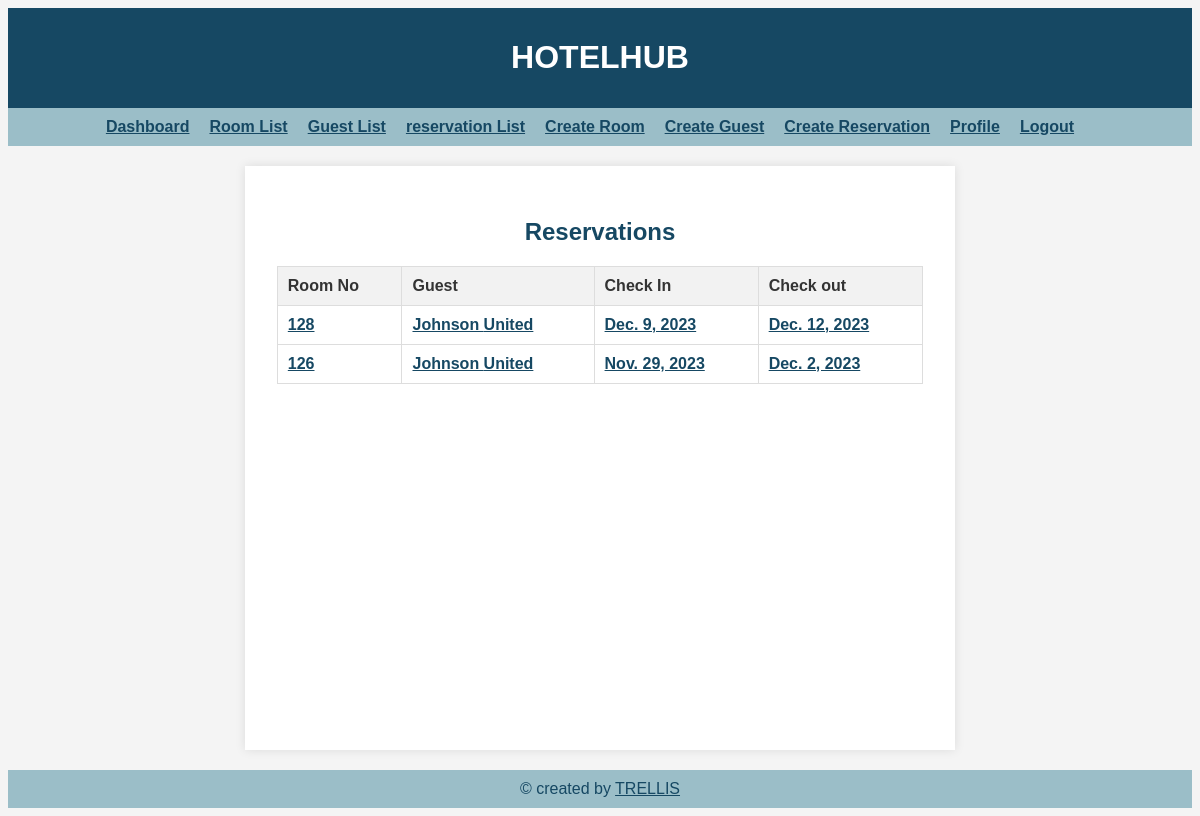
The app's page /reservations/ (signed in) with its own data.
### main/models.py (models this page shows, shortened)
class Reservation(models.Model):
    room = models.ForeignKey('room.Room', on_delete=models.CASCADE)
    guest = models.ForeignKey('guest.Guest', on_delete=models.CASCADE)
    additional = models.TextField(null=True, blank=True)
    check_in_date = models.DateField()
    check_out_date = models.DateField()

### room/models.py (models this page shows, shortened)
class Room(models.Model):
    room_number = models.CharField(max_length=10, unique=True)
    room_type = models.CharField(max_length=50)
    price_per_night = models.DecimalField(max_digits=8, decimal_places=2)
    class Meta:
        db_table = 'room_room'

### guest/models.py (models this page shows, shortened)
class Guest(models.Model):
    first_name = models.CharField(max_length=50)
    last_name = models.CharField(max_length=50)
    email = models.EmailField(unique=True)
    phone_number = models.CharField(max_length=15)
    government_id = models.CharField(max_length=15)
    address = models.TextField(max_length=200)

### main/views.py (the view)
# urls.py: path('reservations/', views.ReservationListView.as_view(), name='reservation_list'),
class ReservationListView(LoginRequiredMixin, ListView):
    model = Reservation
    paginate_by = 10
    context_object_name = "reservations"
    template_name = "reservation_list.html"
    def get_queryset(self):
        room_number = self.request.GET.get('room_number')
        if room_number:
            return Reservation.objects.filter(room__room_number=int(room_number)).order_by('-id')
        else:
            return Reservation.objects.all().order_by('-id')

### main/templates/reservation_list.html (shortened to what this page needs)
{% extends 'base.html' %}
{% block content %}
  <h2 class="titlex">Reservations</h2>
  <table>
    <thead>
      <tr>
      <th>Room No</th>
      <th>Guest</th>
      <th>Check In</th>
      <th>Check out</th>
      </tr>
    </thead>
    <tbody>
      {% for reservation in reservations %}
      <tr>
      <td><a class="linky" href="{% url 'reservation_detail' reservation.id %}">{{ reservation.room.room_number }} </a> </td>
      <td><a class="linky" href="{% url 'guest_detail' reservation.guest.id %}">{{ reservation.guest.first_name }} {{ reservation.guest.last_name }}</a></td>
      <td><a class="linky" href="{% url 'reservation_detail' reservation.id %}">{{ reservation.check_in_date }}</a></td>
      <td><a class="linky" href="{% url 'reservation_detail' reservation.id %}">{{ reservation.check_out_date }}</a></td>
      </tr>
      {% empty %}
      <p>No Record found! <a href="{% url 'reservation_create' %}" class="linky">Create Reservation </a></p>
      {% endfor %}
    </tbody>
  </table>
{% endblock %}

### main/static/styles.css (style rules this page uses)
:root { --primary-color: #164863; --secondary-color: #9BBEC8; }
body { font-family: 'Arial', sans-serif; background-color: #f4f4f4; color: #333; display: flex; flex-direction: column; min-height: 100vh; }
.titlex { color: var(--primary-color); margin-bottom: 10px; text-align: center; }
.linky { text-decoration: underline; color: var(--primary-color) }
table { width: 100%; border-collapse: collapse; margin-top: 20px; }
th, td { border: 1px solid #ddd; padding: 10px; text-align: left; }
thead { background-color: #f2f2f2; }
td a { text-decoration: none; color: var(--primary-color); font-weight: bold; }

### records on screen
Reservation: room.room_number "128", guest.first_name "Johnson", guest.last_name "United", check_in_date "Dec. 9, 2023", check_out_date "Dec. 12, 2023"
Reservation: room.room_number "126", guest.first_name "Johnson", guest.last_name "United", check_in_date "Nov. 29, 2023", check_out_date "Dec. 2, 2023"
